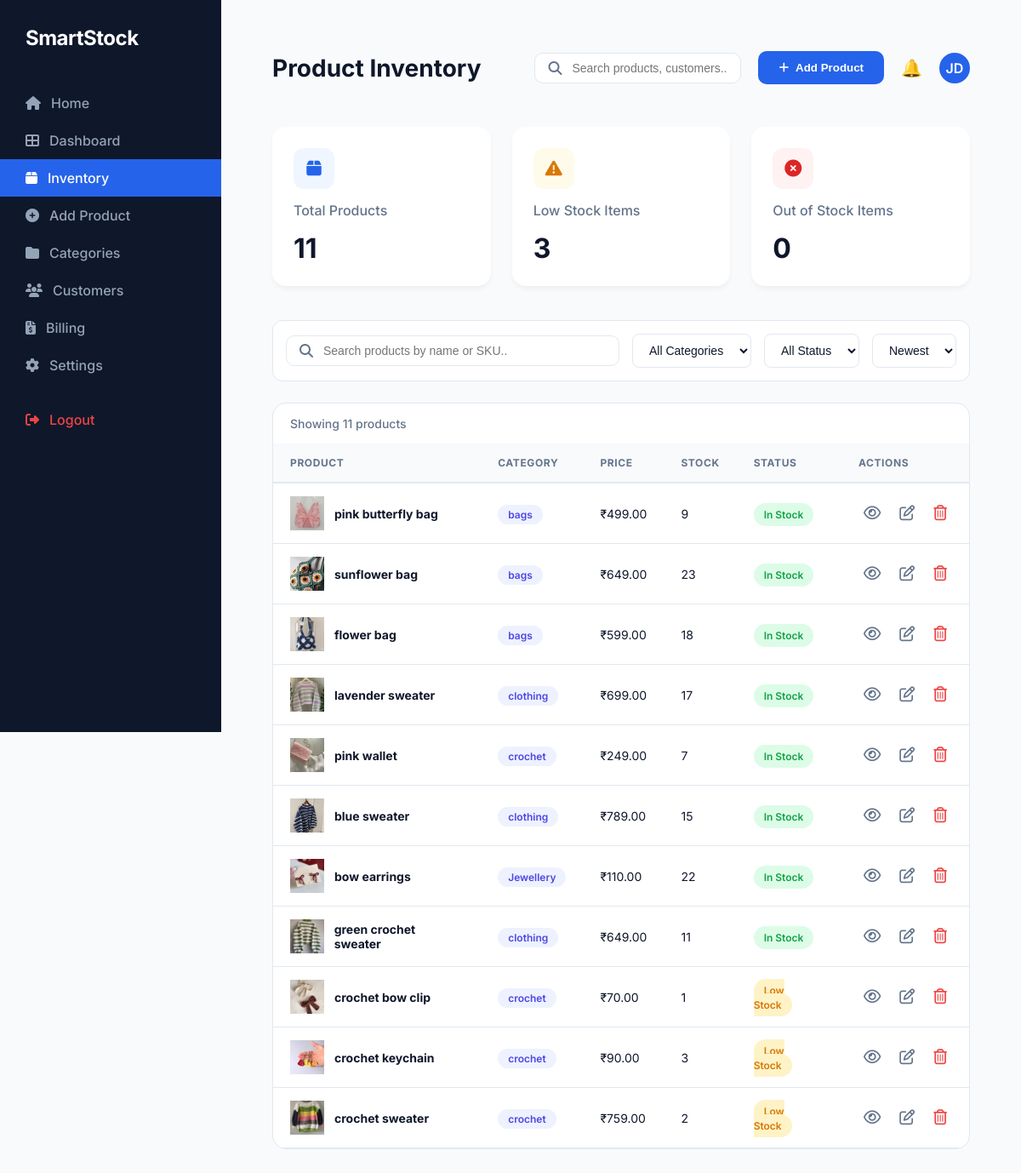
The app's page /smart/products2/ (signed in), older data.
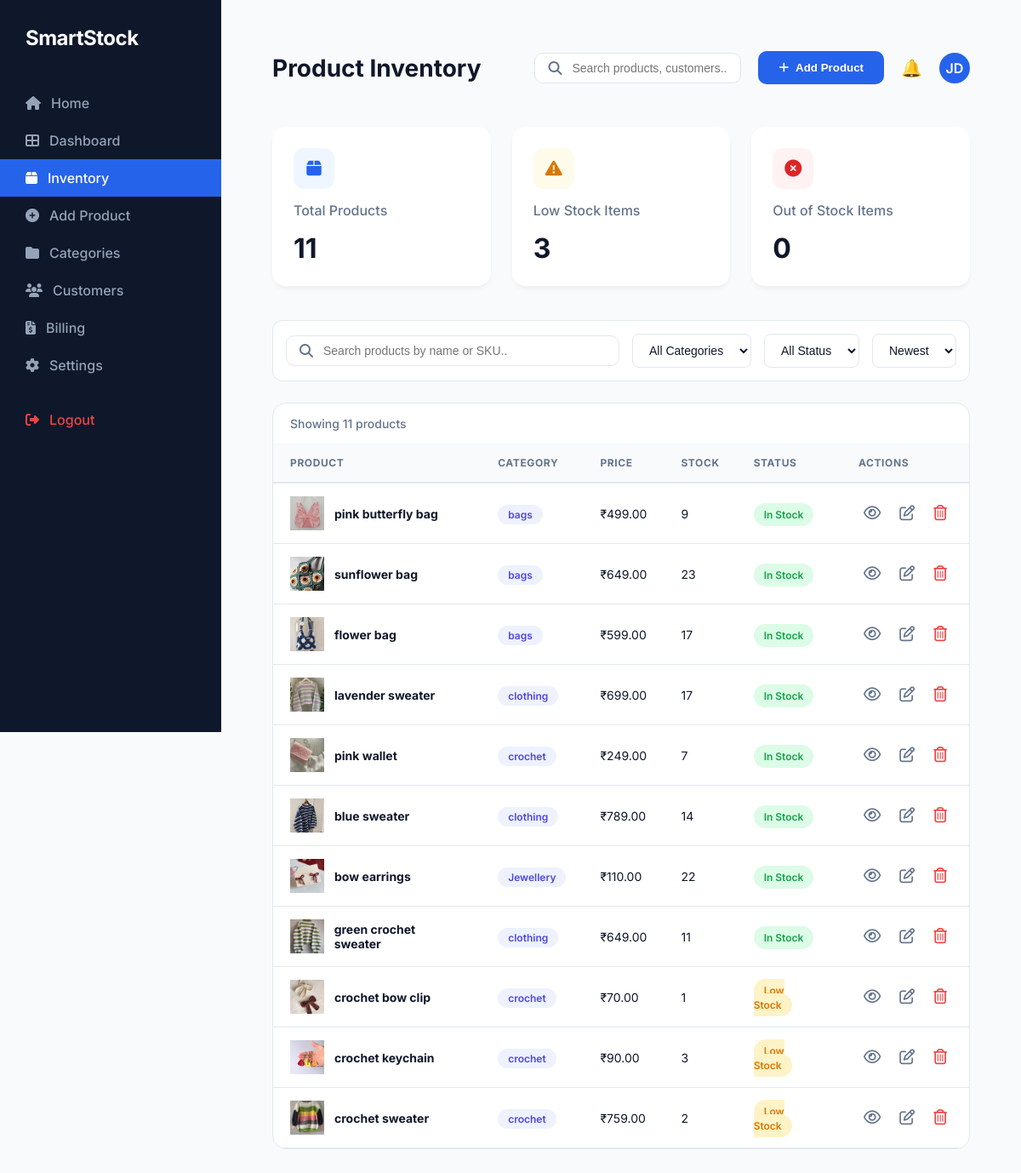
The same page, newer data.
### smartapp/models.py (models this page shows, shortened)
class Product(models.Model):
    name = models.CharField(max_length=100)
    sku = models.CharField(max_length=50, blank=True, null=True, unique=True)
    description = models.TextField(blank=True, null=True)
    price = models.DecimalField(max_digits=10, decimal_places=2)
    stock = models.IntegerField()
    category = models.ForeignKey(Category, on_delete=models.CASCADE, related_name="products", null=True, blank=True)
    image = models.ImageField(upload_to='product_images/', null=True, blank=True)
    status = models.BooleanField(default=True)
    created_at = models.DateTimeField(auto_now_add=True)
    @property
    def image_url(self):
        if self.image and hasattr(self.image, 'url'):
            return self.image.url
        return '/static/placeholder.png'

class Category(models.Model):
    name = models.CharField(max_length=100)
    description = models.TextField(blank=True, null=True)
    created_at = models.DateTimeField(auto_now_add=True)

### smartapp/views.py (the view)
# urls.py: path('products2/', views.products2, name='products2'),
@login_required
def products2(request):
    total_products = Product.objects.count()
    low_stock_count = Product.objects.filter(stock__range=(1, 5)).count()
    out_of_stock_count = Product.objects.filter(stock=0).count()
    products = Product.objects.select_related('category').defer('sku', 'description', 'status').all().order_by('-id')
    context = {
        'total_products': total_products,
        'low_stock_count': low_stock_count,
        'out_of_stock_count': out_of_stock_count,
        'products': products
    }
    return render(request, 'products2.html', context)

### smartapp/templates/products2.html (shortened to what the changed rows need)
{% load static %}
<!DOCTYPE html>
<html lang="en">
<head>
    <link href="https://cdnjs.cloudflare.com/ajax/libs/font-awesome/6.5.0/css/all.min.css" rel="stylesheet">
    <link rel="stylesheet" href="{% static 'product3.css' %}">
    <link rel="stylesheet" href="{% static 'navbar.css' %}">
</head>
<body>
    <div class="container">
        <main class="main-content">
            {% include 'topbar.html' with page_title='Product Inventory' %}
            <div class="stats-grid">
                <div class="stat-card">
                    <h2 class="stat-value">{{ total_products|default:"0" }}</h2>
                </div>
                <div class="stat-card">
                    <h2 class="stat-value">{{ low_stock_count|default:"0" }}</h2>
                </div>
                <div class="stat-card">
                    <h2 class="stat-value">{{ out_of_stock_count|default:"0" }}</h2>
                </div>
            </div>
            <div class="table-container">
                <table>
                    <thead>
                        <tr>
                            <th>Product</th>
                            <th>Category</th>
                            <th>Price</th>
                            <th>Stock</th>
                            <th>Status</th>
                            <th>Actions</th>
                        </tr>
                    </thead>
                    <tbody>
                        {% for product in products %}
                        <tr>
                            <td>
                                <div class="product-row">
                                    <div class="product-img">
                                        <img src="{{ product.image_url }}" alt="{{ product.name }}"
                                            style="width: 100%; height: 100%; object-fit: cover;">
                                    </div>
                                    <strong>{{ product.name }}</strong>
                                </div>
                            </td>
                            <td><span class="category-badge">{{ product.category.name|default:"General" }}</span></td>
                            <td>₹{{ product.price }}</td>
                            <td>{{ product.stock }}</td>
                            <td>
                                {% if product.stock == 0 %}
                                <span class="status-badge out-stock">Out of Stock</span>
                                {% elif product.stock <= 5 %} <span class="status-badge low-stock">Low Stock</span>
                                    {% else %}
                                    <span class="status-badge in-stock">In Stock</span>
                                    {% endif %}
                            </td>
                            <td>
                                <div class="action-btns">
                                    <button class="btn-icon"><i class="far fa-eye"></i></button>
                                    <button class="btn-icon"><i class="far fa-edit"></i></button>
                                    <form action="{% url 'delete_product' product.id %}" method="POST"
                                        style="display:inline;"
                                        onsubmit="return confirm('Are you sure you want to delete this product?');">
                                        <button type="submit" class="btn-icon" style="color: #ef4444;"><i
                                                class="far fa-trash-alt"></i></button>
                                    </form>
                                </div>
                            </td>
                        </tr>
                        {% empty %}
                        <tr>
                            <td colspan="6" style="text-align: center; padding: 40px; color: #64748B;">
                                No products found in inventory.
                            </td>
                        </tr>
                        {% endfor %}
                    </tbody>
                </table>
            </div>
        </main>
    </div>
</body>
</html>

Row changes from the older to the newer data that the page shows:
changed Product "flower bag": stock "18" → "17"
changed Product "blue sweater": stock "15" → "14"
